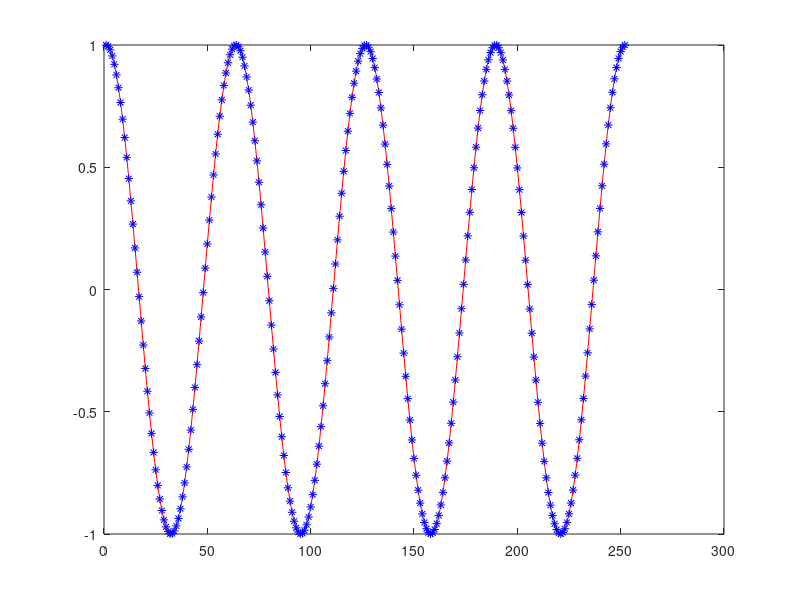

This figure's MATLAB source:
x = 0:0.1:8*pi;
plot(cos(x),'r');
hold on
f=(exp(1i*x)+exp(-1i*x))/2;
plot(f,'b*');

%plot for the both function shows that they are exactly same